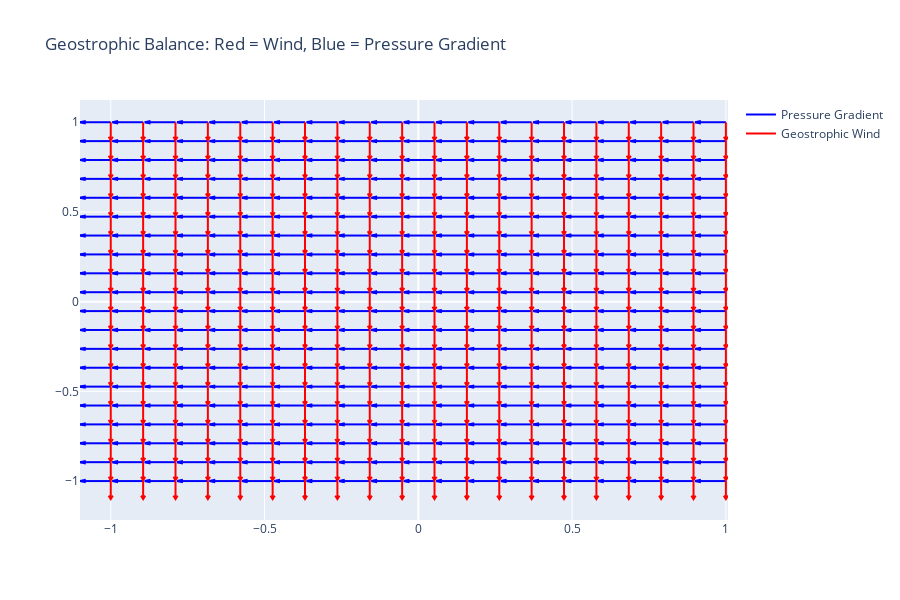

The notebook cell saved with this chart:
### Code cell
import plotly.figure_factory as ff
import numpy as np

# Grid setup
x, y = np.meshgrid(np.linspace(-1, 1, 20), np.linspace(-1, 1, 20))
p = -x  # linear pressure field (decreasing in x)

# Pressure gradient
dpdx = np.gradient(p, axis=1)
dpdy = np.gradient(p, axis=0)

# Constants
rho = 1.225
f = 1e-4

# Geostrophic wind: perpendicular to gradient
u = -1 / (rho * f) * dpdy
v =  1 / (rho * f) * dpdx

# Normalize for quiver plotting
mag_p = np.sqrt(dpdx**2 + dpdy**2)
mag_g = np.sqrt(u**2 + v**2)

# Avoid division by zero
mag_p[mag_p == 0] = 1
mag_g[mag_g == 0] = 1

# Normalized vectors (unit length arrows)
dpdx_n = dpdx / mag_p
dpdy_n = dpdy / mag_p
u_n = u / mag_g
v_n = v / mag_g

# Create two quiver plots: pressure gradient (blue), geostrophic wind (red)
fig = ff.create_quiver(x, y, dpdx_n, dpdy_n, scale=0.1,
                       arrow_scale=0.2, line=dict(color='blue'),
                       name='Pressure Gradient')
fig2 = ff.create_quiver(x, y, u_n, v_n, scale=0.1,
                        arrow_scale=0.2, line=dict(color='red'),
                        name='Geostrophic Wind')

# Merge the traces
fig.add_traces(fig2.data)
fig.update_layout(title="Geostrophic Balance: Red = Wind, Blue = Pressure Gradient", height=600,)
fig.show()

### Figure 1 — Plotly figure (JSON) as saved in the notebook; plotly's stock layout.template omitted (floating-point values rounded to 4 significant figures; data arrays with more than 128 entries replaced by an {"elided": "..."} marker saying what was removed)
{"data": [{"line": {"color": "blue"}, "mode": "lines", "name": "Pressure Gradient", "type": "scatter", "x": {"elided": "2800 float values"}, "y": {"elided": "2800 float values"}}, {"line": {"color": "red"}, "mode": "lines", "name": "Geostrophic Wind", "type": "scatter", "x": {"elided": "2800 float values"}, "y": {"elided": "2800 float values"}}], "layout": {"height": 600, "hovermode": "closest", "title": {"text": "Geostrophic Balance: Red = Wind, Blue = Pressure Gradient"}}}
